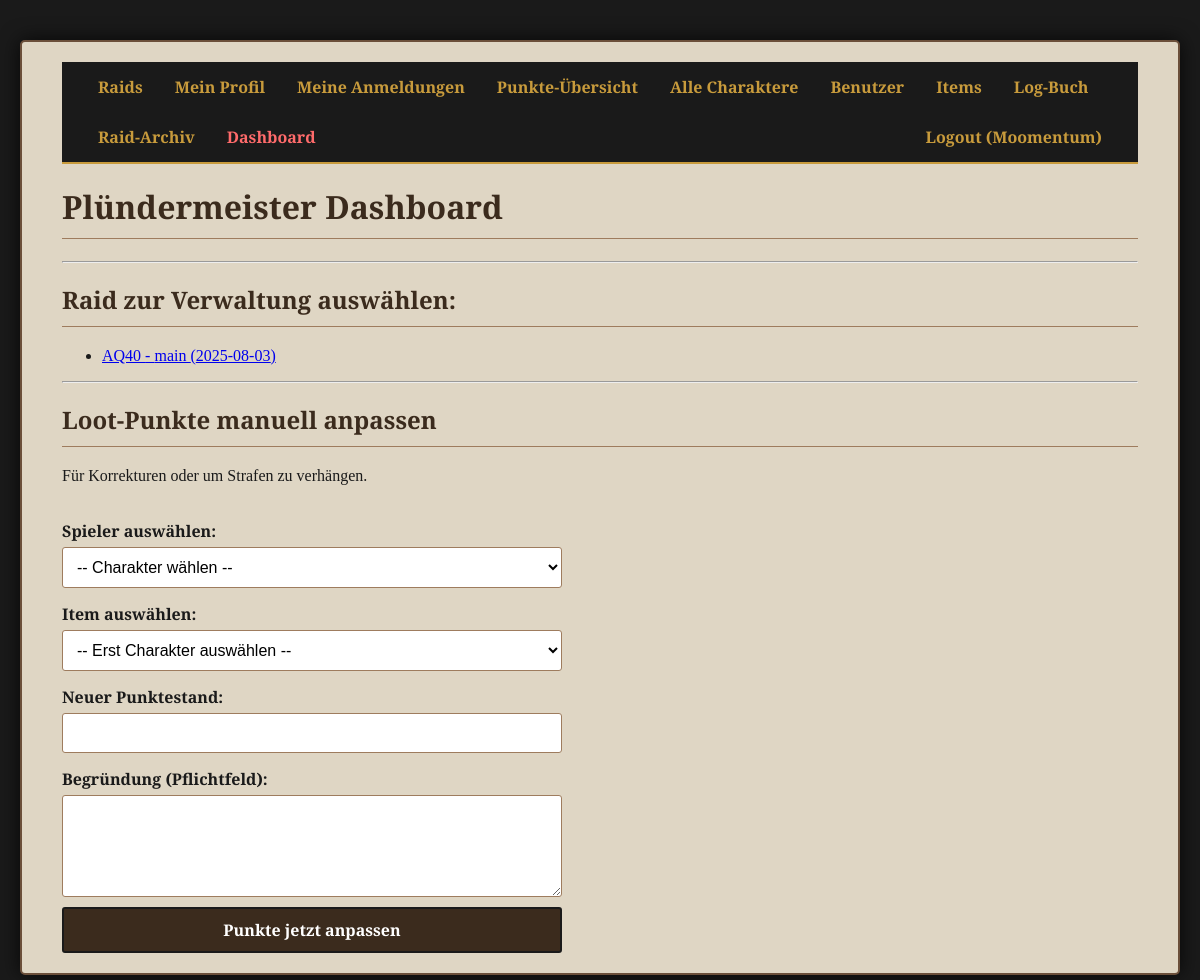
The app's page /dashboard (signed in) with its own data.
### tables this page shows
CREATE TABLE users (id INTEGER PRIMARY KEY AUTOINCREMENT, username TEXT NOT NULL UNIQUE, password_hash TEXT NOT NULL, role TEXT NOT NULL DEFAULT 'member');

CREATE TABLE raids (id INTEGER PRIMARY KEY AUTOINCREMENT, raid_instanz TEXT NOT NULL, raid_datum DATE NOT NULL, raid_zeit TIME NOT NULL, raid_titel TEXT, status TEXT NOT NULL DEFAULT 'Offen', punkte_vergeben INTEGER NOT NULL DEFAULT 0, erstellt_am TIMESTAMP DEFAULT CURRENT_TIMESTAMP);

### app.py (the view)
@app.route('/dashboard')
@login_required
@admin_required
def dashboard():
    conn = get_db_connection(); raids = conn.execute("SELECT * FROM raids WHERE status != 'Abgeschlossen' ORDER BY raid_datum DESC").fetchall(); spieler = conn.execute('SELECT * FROM charaktere ORDER BY charakter_name').fetchall(); items = conn.execute('SELECT * FROM items ORDER BY item_name').fetchall(); conn.close()
    return render_template('dashboard.html', raid_liste=raids, spieler_liste=spieler, item_liste=items)

### app.py (called while the page is built)
@login_manager.user_loader
def load_user(user_id):
    conn = get_db_connection(); user_data = conn.execute('SELECT * FROM users WHERE id = ?', (user_id,)).fetchone(); conn.close()
    return User(id=user_data['id'], username=user_data['username'], role=user_data['role']) if user_data else None

def admin_required(f):
    @wraps(f)
    def decorated_function(*args, **kwargs):
        if not current_user.is_authenticated or current_user.role != 'admin':
            flash('Für diese Aktion sind Admin-Rechte erforderlich.', 'error'); return redirect(url_for('raid_liste'))
        return f(*args, **kwargs)
    return decorated_function

def get_db_connection():
    conn = sqlite3.connect('loot_system.db'); conn.execute("PRAGMA foreign_keys = ON"); conn.row_factory = sqlite3.Row
    return conn

### templates/dashboard.html (shortened to what this page needs)
{% extends "base.html" %}
{% block content %}
    <h1>Plündermeister Dashboard</h1>
    <hr>
    <h2>Raid zur Verwaltung auswählen:</h2>
    <ul>
        {% for raid in raid_liste %}
            <li>
                <a href="{{ url_for('raid_dashboard', raid_id=raid['id']) }}">
                    {{ raid['raid_instanz'] }} {% if raid['raid_titel'] %}- {{ raid['raid_titel'] }}{% endif %} ({{ raid['raid_datum'] }})
                </a>
            </li>
        {% else %}
            <li>Keine aktiven Raids gefunden.</li>
        {% endfor %}
    </ul>
    <hr>
    <h2>Loot-Punkte manuell anpassen</h2>
    <p>Für Korrekturen oder um Strafen zu verhängen.</p>
    <form action="{{ url_for('punkte_anpassen') }}" method="post">
        <label for="charakter_select">Spieler auswählen:</label>
        <select name="spieler_id" id="charakter_select" required>
            <option value="">-- Charakter wählen --</option>
        </select>
        <label for="item_select">Item auswählen:</label>
        <select name="item_id" id="item_select" required>
            <option value="">-- Erst Charakter auswählen --</option>
        </select>
        <label for="punkte">Neuer Punktestand:</label>
        <input type="number" name="punkte" id="punkte" required>
        <label for="begruendung">Begründung (Pflichtfeld):</label>
        <textarea name="begruendung" id="begruendung" required></textarea>
        <button type="submit">Punkte jetzt anpassen</button>
    </form>
{% endblock %}

### templates/base.html (shortened to what this page needs)
<!DOCTYPE html>
<html lang="de">
<head>
    <link rel="stylesheet" href="{{ url_for('static', filename='css/style.css') }}">
</head>
<body>
    <div class="container">
        <nav class="navbar">
            <a href="{{ url_for('raid_liste') }}">Raids</a>
            {% if current_user.is_authenticated %}
                <a href="{{ url_for('profil') }}">Mein Profil</a>
                <a href="{{ url_for('meine_anmeldungen') }}">Meine Anmeldungen</a>
                <a href="{{ url_for('punkte_uebersicht') }}">Punkte-Übersicht</a>
                {% if current_user.role == 'admin' %}
                    <a href="{{ url_for('admin_charakter_liste') }}">Alle Charaktere</a>
                    <a href="{{ url_for('admin_user_liste') }}">Benutzer</a>
                    <a href="{{ url_for('item_liste') }}">Items</a>
                    <a href="{{ url_for('log_liste') }}">Log-Buch</a>
                    <a href="{{ url_for('archiv_liste') }}">Raid-Archiv</a>
                    <a href="{{ url_for('dashboard') }}" style="color: #ff6b6b;">Dashboard</a>
                {% endif %}
                <a href="{{ url_for('logout') }}" style="float: right;">Logout ({{ current_user.username }})</a>
            {% else %}
                <a href="{{ url_for('login') }}" style="float: right;">Login</a>
                <a href="{{ url_for('register') }}" style="float: right;">Registrieren</a>
            {% endif %}
        </nav>
        <div class="content">
            {% block content %}{% endblock %}
        </div>
    </div>
</body>
</html>

### static/css/style.css (style rules this page uses)
body { background-image: url('https://upload.wikimedia.org/wikipedia/commons/b/b8/Classic_Stranglethorn_Vale.jpeg'); background-color: #1a1a1a; background-size: cover; background-attachment: fixed; background-position: center; font-family: 'Cinzel', serif; color: #1a1a1a; margin: 0; padding: 20px; }
.container { max-width: 1200px; margin: 20px auto; padding: 20px 40px; background-color: rgba(245, 235, 215, 0.9); border: 2px solid #6b4f3a; border-radius: 5px; box-shadow: 0 0 20px rgba(0,0,0,0.75); }
.navbar { background-color: #1a1a1a; border-bottom: 2px solid #c89b3c; overflow: hidden; padding: 0 20px; }
.navbar a { float: left; display: block; color: #c89b3c; text-align: center; padding: 14px 16px; text-decoration: none; font-weight: 700; transition: all 0.3s ease; }
h1, h2 { color: #3b2b1d; border-bottom: 1px solid #9e7c5e; padding-bottom: 10px; font-weight: 700; }
form { display: flex; flex-direction: column; max-width: 500px; margin-top: 20px; }
label { margin-top: 15px; font-weight: 700; }
input[type="text"], input[type="date"], input[type="time"], input[type="number"], select, textarea { padding: 10px; margin-top: 5px; border: 1px solid #9e7c5e; border-radius: 3px; background-color: #fff; font-family: 'Arial', sans-serif; font-size: 16px; }
textarea { resize: vertical; min-height: 80px; }
.button, button { display: inline-block; background-color: #3b2b1d; color: #FFFFFF; padding: 10px 15px; margin-top: 10px; text-decoration: none; border: 2px solid #1a1a1a; border-radius: 3px; font-family: 'Cinzel', serif; font-weight: 700; font-size: 16px; cursor: pointer; text-align: center; transition: all 0.2s ease-in-out; }

### records on screen
users: username "Moomentum"
raids: raid_instanz "AQ40", raid_titel "main", raid_datum "2025-08-03"
